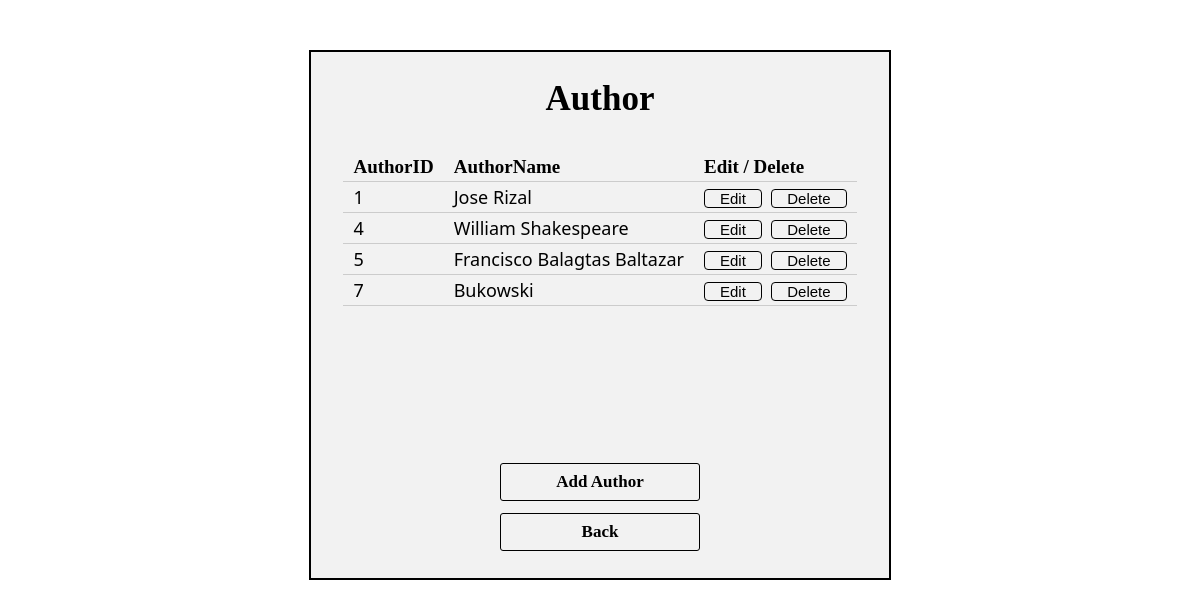
Screenshot of /author.php with the database file from the repository.
### tables this page shows
CREATE TABLE `author` (
  `AuthorID` int(11) NOT NULL,
  `AuthorName` varchar(50) NOT NULL
);

### author.php (the view, shortened to what this page needs)
<!DOCTYPE html>
<html>
<head>
	<link rel="stylesheet" type="text/css" href="style.css">
</head>
<body>
	<div align="center">
			<table align="center" cellpadding="5px" cellspacing="2px">
			<form action="insert.php" method="post">
				<tr>
					<td colspan="5"><b><center>Author</center></b></td>
				</tr>
				<tr>
					<td colspan="5">
					<?php
		                include('connect.php');
		                $query = "SELECT * FROM author
		                GROUP BY AuthorID asc";
		               echo "<div class=record><table class=record1 cellpadding=5 cellspacing=0>";
		                $result = mysqli_query($dbcon, $query);
		                  echo "<tr>";
		                  echo "<td class=rec><b class=head>AuthorID</b></td>";
		                  echo "<td class=rec><b class=head>AuthorName</b></td>";
		                  echo "<td class=rec><b class=head>Edit / Delete</b></td>";
		                  echo "</tr>";
		                while ($row = mysqli_fetch_array($result)) {
		                  echo "<tr>";
		                  echo "<td class=rec>".$row['AuthorID']."</td>";
		                  echo "<td class=rec>".$row['AuthorName']."</td>";
		                  echo "<td class=rec><a href=edit.php?id=".$row['AuthorID']."&tb=Author><div class='edit'>Edit</div></a>&nbsp;&nbsp;<a href=delete.php?id=".$row['AuthorID']."&tb=Author><div class='edit'>Delete</div></a></td>";
		                  echo "</tr>";
		                }
		               echo "</table></div>";
		              ?>
		              </td>
				</tr>
				</form>
				<tr>
					<td class="field" colspan="5"><center><a href="insert.php?tb=Author"><input type="submit" class="button" value="Add Author"></a></center></td>
				</tr>
				<tr>
					<td class="field" colspan="5"><center><a href="home.php"><input type="submit" class="button1" value="Back"></a></center></td>
				</tr>
			</table>
		</div>
	</body>
</html>

### style.css (style rules this page uses)
table { border-top: solid #000 2px; border-bottom: solid #000 2px; border-left: solid #000 2px; border-right: solid #000 2px; padding-top:20px; padding-bottom:20px; padding-left: 10px; padding-right: 10px; background-color: #f2f2f2; margin-top: 50px; }
body { font-family: Segoe UI Light, Segoe UI; color: #000; }
td.field { text-align: right; font-weight: bold; font-size: 19px; }
b { font-size: 35px; font-family: Segoe UI Light; }
b.head { font-size: 19px; font-family: Segoe UI Light; }
.button { margin-top: 20px; border: solid #000 1px; border-radius: 3px; width: 200px; height: 38px; background-color: #f2f2f2; font-family: Segoe UI Light; font-size: 17px; font-weight: bold; -webkit-transition: all 0.4s ease; transition: all 0.4s ease; }
.button1 { border: solid #000 1px; border-radius: 3px; width: 200px; height: 38px; background-color: #f2f2f2; font-family: Segoe UI Light; font-size: 17px; font-weight: bold; -webkit-transition: all 0.4s ease; transition: all 0.4s ease; }
td { padding-right: 10px; font-size: 18px; padding-left: 10px; }
div.edit { display: inline; width: 40px; height: 23px; border:1px solid #000; padding-left: 15px; padding-right: 15px; text-align: center; font-size:15px; background-color: #f2f2f2; color: #000; cursor: pointer; font-family:Segoe UI Light,sans-serif; -webkit-transition: all 0.4s ease; transition: all 0.4s ease; border-radius: 4px; }
.record { width: 100%; height : 300px; overflow: auto; }
.record1 { margin-top: -0px; border: 0px; }
.rec { padding-top: 3px; padding-bottom: 3px; border-bottom: 1px solid #CCC; }
a { text-decoration: none; }

### rows the page displays
author: AuthorID "1", AuthorName "Jose Rizal"
author: AuthorID "4", AuthorName "William Shakespeare"
author: AuthorID "5", AuthorName "Francisco Balagtas Baltazar"
author: AuthorID "7", AuthorName "Bukowski"
